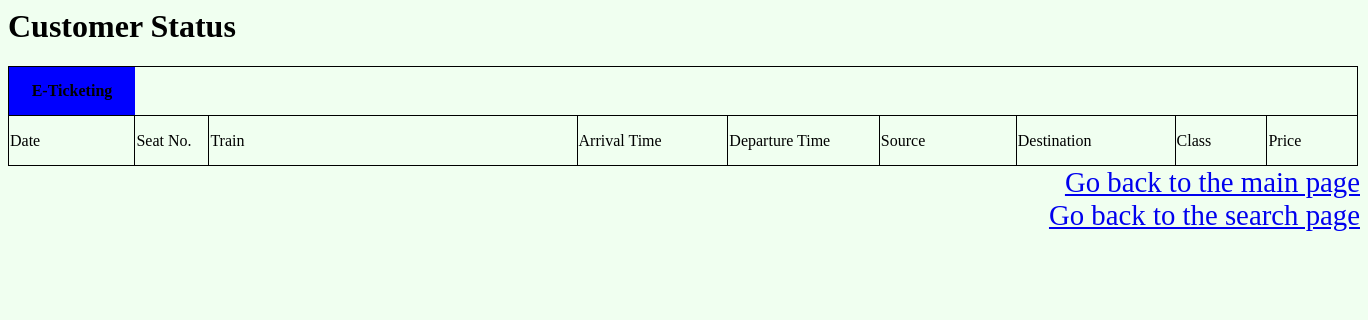
Before: /status.php (signed in) with the older database file.
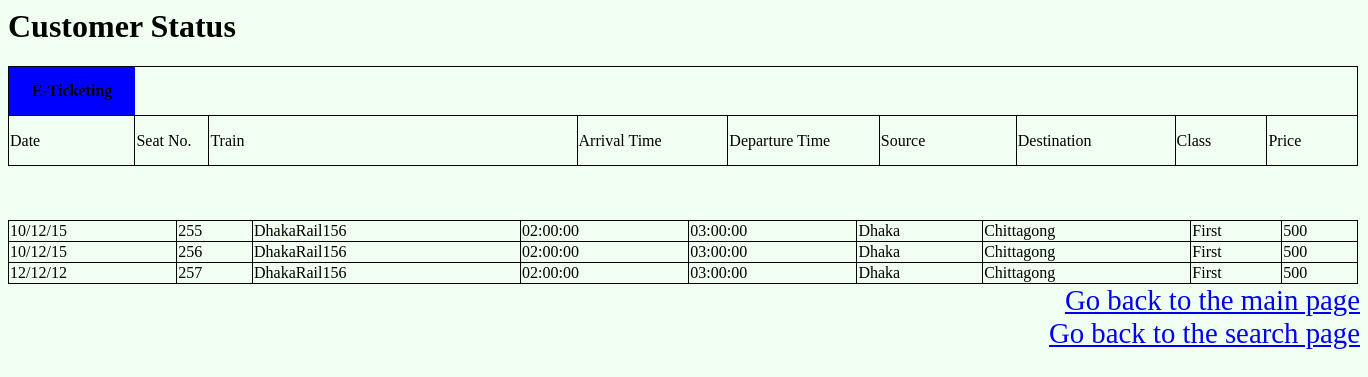
After: the same page with the newer database file.
### tables this page shows
CREATE TABLE `booking` (
  `ID` int(7) NOT NULL,
  `date` text NOT NULL,
  `seat_no` int(50) NOT NULL,
  `customerNo` int(100) NOT NULL,
  `Checked` int(1) NOT NULL DEFAULT '0',
  `ScheduleNo` int(100) NOT NULL
);

CREATE TABLE `train` (
  `no` int(100) NOT NULL,
  `total_seat` int(100) NOT NULL,
  `trainName` varchar(100) NOT NULL,
  `freeSeat` int(255) NOT NULL
);

CREATE TABLE `schedule` (
  `ScheduleNo` int(3) NOT NULL,
  `RouteNo` int(7) NOT NULL,
  `Arrival` time NOT NULL,
  `Departure` time NOT NULL,
  `trainNo` int(10) NOT NULL,
  `station` int(7) NOT NULL
);

CREATE TABLE `route` (
  `id` int(100) NOT NULL,
  `source` varchar(100) NOT NULL,
  `destination` varchar(100) NOT NULL
);

CREATE TABLE `class` (
  `classNo` int(5) NOT NULL,
  `TicketPrice` int(6) NOT NULL,
  `ClassName` varchar(30) NOT NULL
);

### client.php (the view, shortened to what this page needs)
<?php
include("connect.php");
class client {
    public $c;
    public $conn;
    public function __construct() {
        $this->c = new connect();
        $this->conn = $this->c->con();
    }
    public function listBookings($id) {
        $query = "Select * from booking,schedule,route,train,class,seat,payment where booking.customerNo=" . $id . " and booking.ScheduleNo=schedule.ScheduleNo and schedule.routeNo=route.id and schedule.trainNo=train.no and booking.seat_no=seat.SeatNo and seat.ClassNo=class.classNo and payment.customerNo=booking.customerNo;";
        $result = $this->c->execute($this->conn, $query);
        if ($result->num_rows > 0) {
            echo "<table style=\"border:1px solid black; border-collapse:collapse;\" width=\"1350\"> \n";
            while ($row = $result->fetch_assoc()) {
                echo "<tr>\n";
                echo "<td style=\"border:1px solid black;\">" . $row["date"] . "</td>" . " " . "<td style=\"border:1px solid black;\">" . $row["seat_no"] . "</td>" . " " . "<td style=\"border:1px solid black;\">" . $row["trainName"] . "</td>" . "<td style=\"border:1px solid black;\">" . $row["Arrival"] . "</td>" . " " . "<td style=\"border:1px solid black;\">" . $row["Departure"] . "</td>" . " " . "<td style=\"border:1px solid black;\">" . $row["source"] . "</td>" . " " . "<td style=\"border:1px solid black;\">" . $row["destination"] . "</td>" . " " . "<td style=\"border:1px solid black;\">" . $row["ClassName"] . "</td>" . " " . "<td style=\"border:1px solid black;\">" . $row["TicketPrice"] . "</td>" . "</br>";
                echo "</tr>\n";
            }
        }
    }
}

### status.php (shortened to what this page needs)
<html>
    <head>
        <link rel="stylesheet" type="text/css" href="Status.css"/>
    </head>
    <body>
        <div>
            <h1> Customer Status </h1>
            <table style="border:1px solid black; border-collapse:collapse;" width="1350" height="100">
                <tr>
                    <th width="200" bgcolor="#0000FF">
                        E-Ticketing
                    </th>
                </tr>
                <tr height="50">
                    <td  style="border:1px solid black;" width="300">
                        Date
                    </td >
                    <td style="border:1px solid black;" width="200">
                        Seat No.
                    </td>
                    <td style="border:1px solid black;" width="1350">
                        Train
                    </td>
                    <td style="border:1px solid black;" width="450">
                        Arrival Time
                    </td>
                    <td style="border:1px solid black;" width="400">
                        Departure Time
                    </td>
                    <td style="border:1px solid black;" width="400">
                        Source
                    </td>
                    <td style="border:1px solid black;" width="400">
                        Destination
                    </td>
                    <td style="border:1px solid black;" width="250">
                        Class
                    </td>
                    <td style="border:1px solid black;" width="250">
                        Price
                    </td>
                </tr><tr>
                    <?php
                    include ("client.php");
                    $user = $_SESSION["id"];
                    $client = new client();
                    $client->listBookings($user);
                    ?>
                </tr>
            </table>
        </div>
        <div id="back">
            <a href="CustomerProfile.html">Go back to the main page</a></br>
            <a href="Home.html">Go back to the search page</a>
        </div>
    </body>
</html>

### connect.php (shortened to what this page needs)
<html>
    <head>
    </head>
    <body>
        <?php
        class connect {
            public function con() {
                $servername = "localhost";
                $username = "root";
                $password = "";
                $dbname = "final";
                $conn = new mysqli($servername, $username, $password, $dbname);
                return $conn;
            }
            public function execute($con, $sql) {
                $result = $con->query($sql);
                return $result;
            }
        }
        ?>
    </body>
</html>

### Status.css (style rules this page uses)
body { background-color:honeydew; }
#back { font-size: .3in; text-align: end; }

Changed rows visible on the page:
added booking: date "10/12/15", seat_no "255", train.trainName "DhakaRail156", ScheduleNo.Arrival "02:00:00", ScheduleNo.Departure "03:00:00", route.source "Dhaka", route.destination "Chittagong", class.ClassName "First", class.TicketPrice "500"
added booking: date "10/12/15", seat_no "256", train.trainName "DhakaRail156", ScheduleNo.Arrival "02:00:00", ScheduleNo.Departure "03:00:00", route.source "Dhaka", route.destination "Chittagong", class.ClassName "First", class.TicketPrice "500"
added booking: date "12/12/12", seat_no "257", train.trainName "DhakaRail156", ScheduleNo.Arrival "02:00:00", ScheduleNo.Departure "03:00:00", route.source "Dhaka", route.destination "Chittagong", class.ClassName "First", class.TicketPrice "500"
